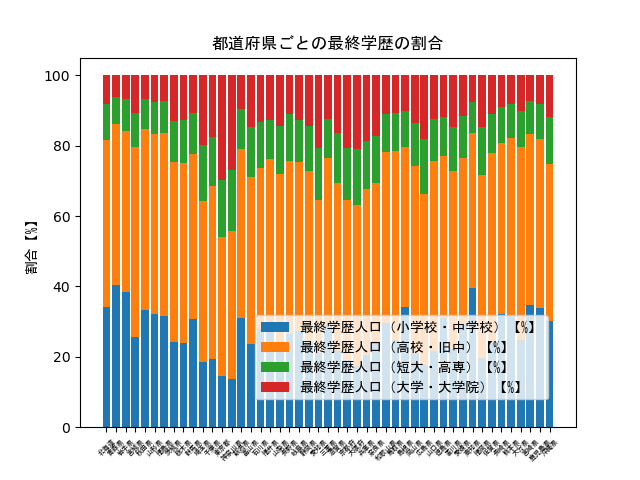

The Python source for this figure:
import pandas as pd
import matplotlib.pyplot as plt
import numpy as np

# CSV呼び出し、必要な行の抽出
df_final_education_area = pd.read_csv('final_education_area.csv', encoding='ANSI', header=8, usecols=[2,3,5,7,9,11,13])
# '-'をNaNへ変換してその行を削除
df_final_education_area['E9101_最終学歴人口（卒業者総数）【人】'] = pd.to_numeric(df_final_education_area['E9101_最終学歴人口（卒業者総数）【人】'], errors="coerce")
df_final_education_area['E9102_最終学歴人口（小学校・中学校）【人】'] = pd.to_numeric(df_final_education_area['E9102_最終学歴人口（小学校・中学校）【人】'], errors="coerce")
df_final_education_area['E9103_最終学歴人口（高校・旧中）【人】'] = pd.to_numeric(df_final_education_area['E9103_最終学歴人口（高校・旧中）【人】'], errors="coerce")
df_final_education_area['E9105_最終学歴人口（短大・高専）【人】'] = pd.to_numeric(df_final_education_area['E9105_最終学歴人口（短大・高専）【人】'], errors="coerce")
df_final_education_area['E9106_最終学歴人口（大学・大学院）【人】'] = pd.to_numeric(df_final_education_area['E9106_最終学歴人口（大学・大学院）【人】'], errors="coerce")
df_final_education_area = df_final_education_area.dropna() 

# 最終学歴【%】列の追加
df_final_education_area['最終学歴人口（小学校・中学校）【%】'] = df_final_education_area['E9102_最終学歴人口（小学校・中学校）【人】'] / df_final_education_area['E9101_最終学歴人口（卒業者総数）【人】']*100
df_final_education_area['最終学歴人口（高校・旧中）【%】'] = df_final_education_area['E9103_最終学歴人口（高校・旧中）【人】']/ df_final_education_area['E9101_最終学歴人口（卒業者総数）【人】']*100
df_final_education_area['最終学歴人口（短大・高専）【%】'] = df_final_education_area['E9105_最終学歴人口（短大・高専）【人】']/ df_final_education_area['E9101_最終学歴人口（卒業者総数）【人】']*100
df_final_education_area['最終学歴人口（大学・大学院）【%】'] = df_final_education_area['E9106_最終学歴人口（大学・大学院）【人】']/ df_final_education_area['E9101_最終学歴人口（卒業者総数）【人】']*100

# 都道府県列の追加(groupbyのため)
df_final_education_area['都道府県'] = df_final_education_area['地域'].str.split(' ', expand=True)[0]

# 都道府県No.列の追加(groupbyのため)
df_final_education_area['都道府県No.'] = df_final_education_area['地域 コード']/1000
df_final_education_area['都道府県No.'] = np.floor(df_final_education_area['都道府県No.']) # 小数点切り捨て

# 不要な列の削除
df_final_education_area = df_final_education_area.drop('地域 コード', axis=1)
df_final_education_area = df_final_education_area.drop('地域', axis=1)
df_final_education_area = df_final_education_area.drop('E9101_最終学歴人口（卒業者総数）【人】', axis=1)
df_final_education_area = df_final_education_area.drop('E9102_最終学歴人口（小学校・中学校）【人】', axis=1)
df_final_education_area = df_final_education_area.drop('E9103_最終学歴人口（高校・旧中）【人】', axis=1)
df_final_education_area = df_final_education_area.drop('E9105_最終学歴人口（短大・高専）【人】', axis=1)
df_final_education_area = df_final_education_area.drop('E9106_最終学歴人口（大学・大学院）【人】', axis=1)

# groupby
df_final_education_area = df_final_education_area.groupby(['都道府県No.', '都道府県'], as_index=False) # ['都道府県No.']と['都道府県']をインデックスにしない。（X軸として使えなくなるため）
df_final_education_area = df_final_education_area.mean()
print(df_final_education_area)


# 積み上げ棒グラフ
fig, ax = plt.subplots()

x = df_final_education_area['都道府県No.']
height1 = df_final_education_area['最終学歴人口（小学校・中学校）【%】']
height2 = df_final_education_area['最終学歴人口（高校・旧中）【%】']
height3 = df_final_education_area['最終学歴人口（短大・高専）【%】']
height4 = df_final_education_area['最終学歴人口（大学・大学院）【%】']
label_x = df_final_education_area['都道府県No.']
sum = height1 + height2 + height3 + height4

ax.set_xticks(x) # x軸に都道府県No.をセット
ax.set_xticklabels(df_final_education_area['都道府県'] ,fontname="MS Gothic", rotation=45) # 都道府県No.を都道府県に置換

# 100%の積み上げのための計算
ax.bar(x, (height1 / sum) * 100)
ax.bar(x, (height2 / sum) * 100, bottom = (height1 / sum) * 100)
ax.bar(x, (height3 / sum) * 100, bottom = ((height1 + height2) / sum) * 100)
ax.bar(x, (height4 / sum) * 100, bottom = ((height1 + height2 + height3) / sum) * 100)

# タイトル、ラベル、凡例の表示
ax.set_title('都道府県ごとの最終学歴の割合', fontname="MS Gothic")
ax.set_ylabel('割合【%】', fontname="MS Gothic")
ax.legend(df_final_education_area.columns[2:6].tolist(), loc='lower right', borderaxespad=2, prop={"family":"MS Gothic"})

# グラフをpngに保存
plt.savefig("final_education_area.png")

plt.show()